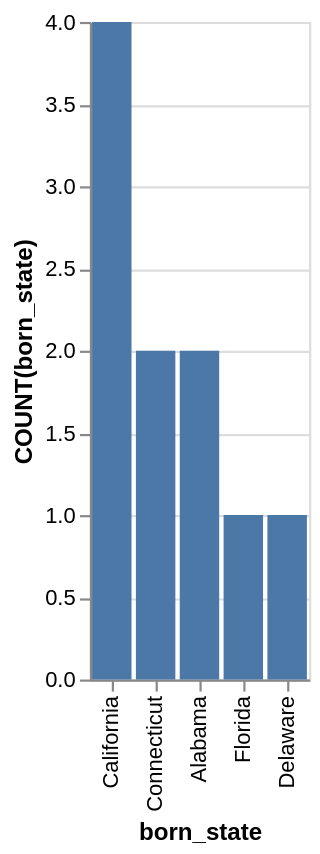

Source (Vega-Lite JSON):
### Vega-Lite specification from a JSON file in a GitHub repository (floating-point values rounded to 4 significant figures)
{"data": {"values": [{"x_data": "California", "y_data": 4}, {"x_data": "Connecticut", "y_data": 2}, {"x_data": "Alabama", "y_data": 2}, {"x_data": "Florida", "y_data": 1}, {"x_data": "Delaware", "y_data": 1}]}, "mark": "bar", "encoding": {"x": {"field": "x_data", "type": "nominal", "title": "born_state", "sort": {"op": "sum", "field": "y_data", "order": "descending"}}, "y": {"field": "y_data", "type": "quantitative", "title": "COUNT(born_state)"}}}
